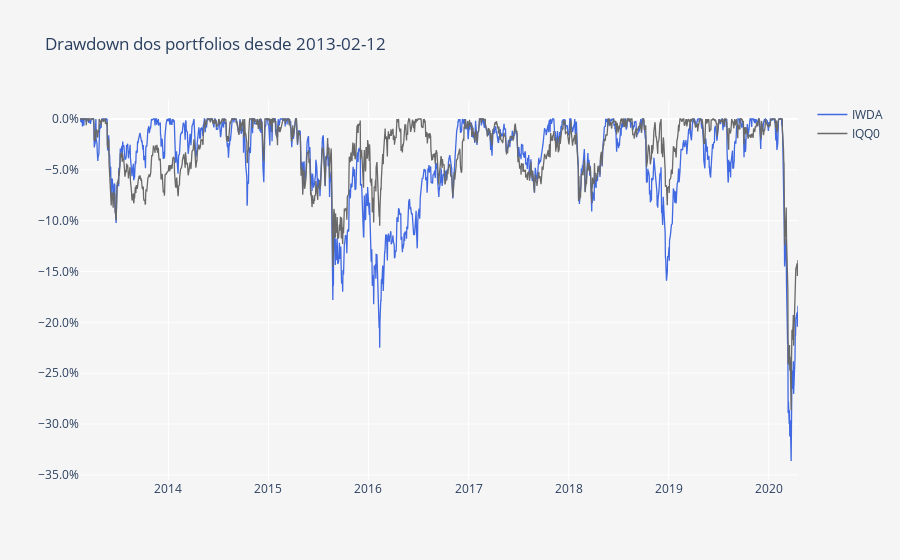

Notebook code for this chart:
### Markdown cell above
O gráfico acima apresenta a linha de performance de ambos os ETFs. Em baixo podemos ver um pequeno gráfico do diferencial absoluto entre ambos e nos apercebermos facilmente das diferentes performances ao longo do tempo. Podemos observar uma overperformance do IQQ0 em períodos de stress dos mercados accionistas que acaba por ser compensada por uma underperformance quando os mercados estão a subir.

### Code cell
DD = compute_drawdowns(fundos)
DD = DD /100

layout = go.Layout(
    title='Drawdown dos portfolios desde ' + Begin,
    plot_bgcolor='#f5f5f5',
    paper_bgcolor='#f5f5f5',
    xaxis=dict(
        title='',
        showgrid=True,
        titlefont=dict(size=12),
    ),
    yaxis=dict(
        title='',
        showgrid=True,
        zeroline=True, # Adicionar ou não a zero line
        tickformat=".1%" # tickformat=".2%" se quiseres mais casas decimais
    ))

trace0 = go.Scatter(
    x = DD.index,
    y = DD.iloc[:, 0],
    name = 'IWDA',
    line = dict(
        color = 'royalblue',
        width = 1.3)
)

trace1 = go.Scatter(
    x = DD.index,
    y = DD.iloc[:, 1],
    name = 'IQQ0',
    line = dict(
        color = 'dimgrey',
        width = 1.3)
)

data = [trace0, trace1]
        
fig = go.Figure(data=data, layout=layout)
py.iplot(fig)

### Figure 1 — Plotly figure (JSON) as saved in the notebook; plotly's stock layout.template omitted (floating-point values rounded to 4 significant figures; data arrays with more than 128 entries replaced by an {"elided": "..."} marker saying what was removed)
{"data": [{"line": {"color": "royalblue", "width": 1.3}, "name": "IWDA", "type": "scatter", "x": {"elided": "1834 str values"}, "y": {"elided": "1834 float values"}}, {"line": {"color": "dimgrey", "width": 1.3}, "name": "IQQ0", "type": "scatter", "x": {"elided": "1834 str values"}, "y": {"elided": "1834 float values"}}], "layout": {"autosize": true, "paper_bgcolor": "#f5f5f5", "plot_bgcolor": "#f5f5f5", "title": {"text": "Drawdown dos portfolios desde 2013-02-12"}, "xaxis": {"autorange": true, "range": ["2013-02-12", "2020-04-17"], "showgrid": true, "title": {"font": {"size": 12}, "text": ""}, "type": "date"}, "yaxis": {"autorange": true, "range": [-0.355, 0.01868], "showgrid": true, "tickformat": ".1%", "title": {"text": ""}, "type": "linear", "zeroline": true}}}
